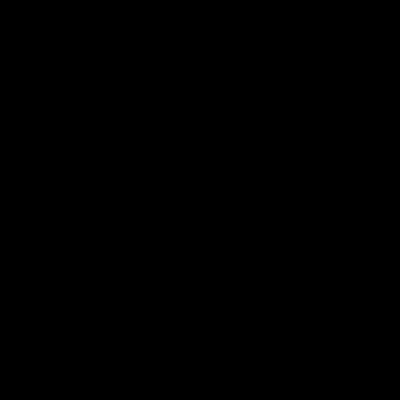
Frame 1 (no input)
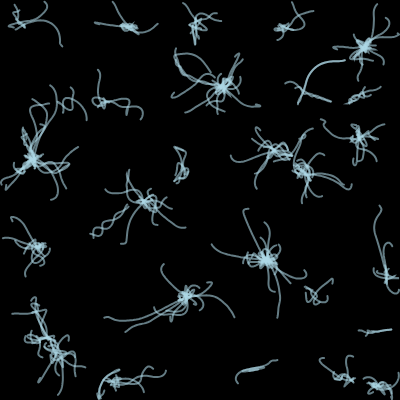
Frame 60 (no input)
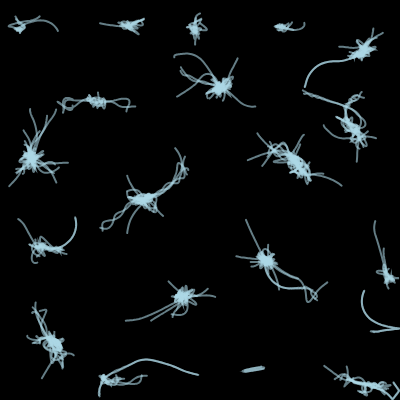
Frame 120 (the mouse pressed at the canvas centre since frame 60)

The p5.js sketch that drew these frames (run headless with seeded random() and noise() and a simulated clock; from frame 60 on, the mouse is pressed at the canvas centre):

// p5.js sketch
// ── sketch.js
const AGENT_NUM = 200;
const AGENT_COLOR = [255, 255, 255];
const TRAIL_COLOR = [173, 216, 230];
const MAX_SPEED = 1.5;
const MAX_FORCE = 0.1;
const TRAIL_SIZE = 100;
const TRAIL_ALPHA = 150;
const NEIGHBOR_DIST = 50;
const EDGE_BUFFER = 1;
const NOISE_SCALE = 0.02;


let agents = [];

function setup() {
  createCanvas(400, 400);
  for (let i = 0; i < AGENT_NUM; i++) {
    agents.push(new Agent(random(EDGE_BUFFER, width - EDGE_BUFFER), random(EDGE_BUFFER, height - EDGE_BUFFER)));
  }
}

function draw() {
  background(0);
  agents.forEach(agent => {
    agent.update();
    agent.show();
  });
}

class Agent {
  constructor(x, y) {
    this.pos = createVector(x, y);
    this.vel = p5.Vector.random2D();
    this.acc = createVector();
    this.trail = [];
  }
  
  update() {
    this.trail.push(this.pos.copy());
    if (this.trail.length > TRAIL_SIZE) {
      this.trail.shift();
    }
    let neighbors = this.getNeighbors();
    let steer = this.getSteer(neighbors);
    this.acc.add(steer);
    this.vel.add(this.acc);
    this.vel.limit(MAX_SPEED);
    this.pos.add(this.vel);
    this.acc.mult(0);
    this.constrain();
  }
  
  constrain() {
    if (this.pos.x < EDGE_BUFFER) {
      this.pos.x = EDGE_BUFFER;
      this.vel.x *= -1;
    } else if (this.pos.x > width - EDGE_BUFFER) {
      this.pos.x = width - EDGE_BUFFER;
      this.vel.x *= -1;
    }
    if (this.pos.y < EDGE_BUFFER) {
      this.pos.y = EDGE_BUFFER;
      this.vel.y *= -1;
    } else if (this.pos.y > height - EDGE_BUFFER) {
      this.pos.y = height - EDGE_BUFFER;
      this.vel.y *= -1;
    }
  }
  
  show() {
    // stroke(AGENT_COLOR);
    // strokeWeight(8);
    // point(this.pos.x, this.pos.y);
    noFill();
    stroke(TRAIL_COLOR[0], TRAIL_COLOR[1], TRAIL_COLOR[2], TRAIL_ALPHA);
    strokeWeight(2);
    beginShape();
    for (let i = 0; i < this.trail.length; i++) {
      let alpha = map(i, 0, this.trail.length, 0, TRAIL_ALPHA);
      stroke(TRAIL_COLOR[0], TRAIL_COLOR[1], TRAIL_COLOR[2], alpha);
      vertex(this.trail[i].x, this.trail[i].y);
    }
    endShape();
  }
  
  getNeighbors() {
    let neighbors = [];
    agents.forEach(other => {
      if (other !== this) {
        let dist = this.pos.dist(other.pos);
        if (dist < NEIGHBOR_DIST) {
          neighbors.push(other);
        }
      }
    });
    return neighbors;
  }
  
  getSteer(neighbors) {
    let sum = createVector();
    let count = 0;
    neighbors.forEach(neighbor => {
      let dist = this.pos.dist(neighbor.pos);
      if (dist > 0) {
        let diff = p5.Vector.sub(neighbor.pos, this.pos);
        diff.normalize();
        diff.div(dist);
        sum.add(diff);
        count++;
      }
    });
    if (count > 0) {
      sum.div(count);
      sum.normalize();
      sum.mult(MAX_SPEED);
      let steer = p5.Vector.sub(sum, this.vel);
      this.acc.add(p5.Vector.random2D().mult(NOISE_SCALE));
      steer.limit(MAX_FORCE);
      return steer;
    } else {
      return createVector();
    }
  }
}
